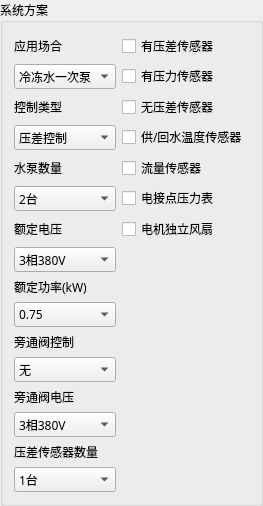
       <widget class="QGroupBox" name="groupBox_2">
        <property name="geometry">
         <rect>
          <x>10</x>
          <y>240</y>
          <width>251</width>
          <height>401</height>
         </rect>
        </property>
        <property name="font">
         <font>
          <family>微软雅黑</family>
         </font>
        </property>
        <property name="title">
         <string>系统方案</string>
        </property>
        <layout class="QGridLayout" name="gridLayout_2">
         <item row="10" column="0">
          <widget class="QLabel" name="label_9">
           <property name="sizePolicy">
            <sizepolicy hsizetype="Preferred" vsizetype="Preferred">
             <horstretch>0</horstretch>
             <verstretch>0</verstretch>
            </sizepolicy>
           </property>
           <property name="font">
            <font>
             <family>微软雅黑</family>
            </font>
           </property>
           <property name="text">
            <string>旁通阀控制</string>
           </property>
          </widget>
         </item>
         <item row="7" column="0">
          <widget class="QComboBox" name="comboBox_5">
           <property name="sizePolicy">
            <sizepolicy hsizetype="Preferred" vsizetype="Preferred">
             <horstretch>0</horstretch>
             <verstretch>0</verstretch>
            </sizepolicy>
           </property>
           <property name="font">
            <font>
             <family>微软雅黑</family>
            </font>
           </property>
           <item>
            <property name="text">
             <string>3相380V</string>
            </property>
           </item>
           <item>
            <property name="text">
             <string>单相220V</string>
            </property>
           </item>
           <item>
            <property name="text">
             <string>其它</string>
            </property>
           </item>
          </widget>
         </item>
         <item row="4" column="0">
          <widget class="QLabel" name="label_6">
           <property name="sizePolicy">
            <sizepolicy hsizetype="Preferred" vsizetype="Preferred">
             <horstretch>0</horstretch>
             <verstretch>0</verstretch>
            </sizepolicy>
           </property>
           <property name="font">
            <font>
             <family>微软雅黑</family>
            </font>
           </property>
           <property name="text">
            <string>水泵数量</string>
           </property>
          </widget>
         </item>
         <item row="8" column="0">
          <widget class="QLabel" name="label_8">
           <property name="sizePolicy">
            <sizepolicy hsizetype="Preferred" vsizetype="Preferred">
             <horstretch>0</horstretch>
             <verstretch>0</verstretch>
            </sizepolicy>
           </property>
           <property name="font">
            <font>
             <family>微软雅黑</family>
            </font>
           </property>
           <property name="text">
            <string>额定功率(kW)</string>
           </property>
          </widget>
         </item>
         <item row="3" column="1">
          <widget class="QCheckBox" name="checkBox_4">
           <property name="text">
            <string>供/回水温度传感器</string>
           </property>
          </widget>
         </item>
         <item row="0" column="0">
          <widget class="QLabel" name="label_4">
           <property name="sizePolicy">
            <sizepolicy hsizetype="Preferred" vsizetype="Preferred">
             <horstretch>0</horstretch>
             <verstretch>0</verstretch>
            </sizepolicy>
           </property>
           <property name="font">
            <font>
             <family>微软雅黑</family>
            </font>
           </property>
           <property name="text">
            <string>应用场合</string>
           </property>
          </widget>
         </item>
         <item row="6" column="1">
          <widget class="QCheckBox" name="checkBox_7">
           <property name="text">
            <string>电机独立风扇</string>
           </property>
          </widget>
         </item>
         <item row="15" column="0">
          <widget class="QComboBox" name="comboBox_9">
           <property name="sizePolicy">
            <sizepolicy hsizetype="Preferred" vsizetype="Preferred">
             <horstretch>0</horstretch>
             <verstretch>0</verstretch>
            </sizepolicy>
           </property>
           <property name="font">
            <font>
             <family>微软雅黑</family>
            </font>
           </property>
           <item>
            <property name="text">
             <string>1台</string>
            </property>
           </item>
           <item>
            <property name="text">
             <string>2台</string>
            </property>
           </item>
           <item>
            <property name="text">
             <string>3台</string>
            </property>
           </item>
           <item>
            <property name="text">
             <string>4台</string>
            </property>
           </item>
           <item>
            <property name="text">
             <string>无</string>
            </property>
           </item>
          </widget>
         </item>
         <item row="11" column="0">
          <widget class="QComboBox" name="comboBox_7">
           <property name="sizePolicy">
            <sizepolicy hsizetype="Preferred" vsizetype="Preferred">
             <horstretch>0</horstretch>
             <verstretch>0</verstretch>
            </sizepolicy>
           </property>
           <property name="font">
            <font>
             <family>微软雅黑</family>
            </font>
           </property>
           <item>
            <property name="text">
             <string>无</string>
            </property>
           </item>
           <item>
            <property name="text">
             <string>开关控制</string>
            </property>
           </item>
           <item>
            <property name="text">
             <string>4-20mA</string>
            </property>
           </item>
          </widget>
         </item>
         <item row="1" column="0">
          <widget class="QComboBox" name="comboBox_2">
           <property name="sizePolicy">
            <sizepolicy hsizetype="Preferred" vsizetype="Preferred">
             <horstretch>0</horstretch>
             <verstretch>0</verstretch>
            </sizepolicy>
           </property>
           <property name="font">
            <font>
             <family>微软雅黑</family>
            </font>
           </property>
           <item>
            <property name="text">
             <string>冷冻水一次泵</string>
            </property>
           </item>
           <item>
            <property name="text">
             <string>冷冻水二次泵</string>
            </property>
           </item>
           <item>
            <property name="text">
             <string>冷却水泵</string>
            </property>
           </item>
           <item>
            <property name="text">
             <string>热水循环泵</string>
            </property>
           </item>
          </widget>
         </item>
         <item row="6" column="0">
          <widget class="QLabel" name="label_7">
           <property name="sizePolicy">
            <sizepolicy hsizetype="Preferred" vsizetype="Preferred">
             <horstretch>0</horstretch>
             <verstretch>0</verstretch>
            </sizepolicy>
           </property>
           <property name="font">
            <font>
             <family>微软雅黑</family>
            </font>
           </property>
           <property name="text">
            <string>额定电压</string>
           </property>
          </widget>
         </item>
         <item row="2" column="0">
          <widget class="QLabel" name="label_5">
           <property name="sizePolicy">
            <sizepolicy hsizetype="Preferred" vsizetype="Preferred">
             <horstretch>0</horstretch>
             <verstretch>0</verstretch>
            </sizepolicy>
           </property>
           <property name="font">
            <font>
             <family>微软雅黑</family>
            </font>
           </property>
           <property name="text">
            <string>控制类型</string>
           </property>
          </widget>
         </item>
         <item row="4" column="1">
          <widget class="QCheckBox" name="checkBox_5">
           <property name="text">
            <string>流量传感器</string>
           </property>
          </widget>
         </item>
         <item row="1" column="1">
          <widget class="QCheckBox" name="checkBox_2">
           <property name="text">
            <string>有压力传感器</string>
           </property>
          </widget>
         </item>
         <item row="0" column="1">
          <widget class="QCheckBox" name="checkBox">
           <property name="text">
            <string>有压差传感器</string>
           </property>
          </widget>
         </item>
         <item row="9" column="0">
          <widget class="QComboBox" name="comboBox_6">
           <property name="sizePolicy">
            <sizepolicy hsizetype="Preferred" vsizetype="Preferred">
             <horstretch>0</horstretch>
             <verstretch>0</verstretch>
            </sizepolicy>
           </property>
           <property name="font">
            <font>
             <family>微软雅黑</family>
            </font>
           </property>
           <item>
            <property name="text">
             <string>0.75</string>
            </property>
           </item>
           <item>
            <property name="text">
             <string>1.1</string>
            </property>
           </item>
           <item>
            <property name="text">
             <string>1.5</string>
            </property>
           </item>
           <item>
            <property name="text">
             <string>2.2</string>
            </property>
           </item>
           <item>
            <property name="text">
             <string>3</string>
            </property>
           </item>
           <item>
            <property name="text">
             <string>3.7</string>
            </property>
           </item>
           <item>
            <property name="text">
             <string>4</string>
            </property>
           </item>
           <item>
            <property name="text">
             <string>5.5</string>
            </property>
           </item>
           <item>
            <property name="text">
             <string>7.5</string>
            </property>
           </item>
           <item>
            <property name="text">
             <string>11</string>
            </property>
           </item>
           <item>
            <property name="text">
             <string>15</string>
            </property>
           </item>
           <item>
            <property name="text">
             <string>18.5</string>
            </property>
           </item>
           <item>
            <property name="text">
             <string>22</string>
            </property>
           </item>
           <item>
            <property name="text">
             <string>30</string>
            </property>
           </item>
           <item>
            <property name="text">
             <string>37</string>
            </property>
           </item>
           <item>
            <property name="text">
             <string>45</string>
            </property>
           </item>
           <item>
            <property name="text">
             <string>55</string>
            </property>
           </item>
           <item>
            <property name="text">
             <string>75</string>
            </property>
           </item>
           <item>
            <property name="text">
             <string>90</string>
            </property>
           </item>
           <item>
            <property name="text">
             <string>110</string>
            </property>
           </item>
           <item>
            <property name="text">
             <string>132</string>
            </property>
           </item>
           <item>
            <property name="text">
             <string>160</string>
            </property>
           </item>
           <item>
            <property name="text">
             <string>185</string>
            </property>
           </item>
           <item>
            <property name="text">
             <string>200</string>
            </property>
           </item>
          </widget>
         </item>
         <item row="5" column="0">
          <widget class="QComboBox" name="comboBox_4">
           <property name="sizePolicy">
            <sizepolicy hsizetype="Preferred" vsizetype="Preferred">
             <horstretch>0</horstretch>
             <verstretch>0</verstretch>
            </sizepolicy>
           </property>
           <property name="font">
            <font>
             <family>微软雅黑</family>
            </font>
           </property>
           <item>
            <property name="text">
             <string>2台</string>
            </property>
           </item>
           <item>
            <property name="text">
             <string>1台</string>
            </property>
           </item>
           <item>
            <property name="text">
             <string>3台</string>
            </property>
           </item>
           <item>
            <property name="text">
             <string>4台</string>
            </property>
           </item>
           <item>
            <property name="text">
             <string>5台</string>
            </property>
           </item>
           <item>
            <property name="text">
             <string>6台</string>
            </property>
           </item>
          </widget>
         </item>
         <item row="13" column="0">
          <widget class="QComboBox" name="comboBox_8">
           <property name="sizePolicy">
            <sizepolicy hsizetype="Preferred" vsizetype="Preferred">
             <horstretch>0</horstretch>
             <verstretch>0</verstretch>
            </sizepolicy>
           </property>
           <property name="font">
            <font>
             <family>微软雅黑</family>
            </font>
           </property>
           <item>
            <property name="text">
             <string>3相380V</string>
            </property>
           </item>
           <item>
            <property name="text">
             <string>单相220V</string>
            </property>
           </item>
           <item>
            <property name="text">
             <string>其它</string>
            </property>
           </item>
           <item>
            <property name="text">
             <string>无</string>
            </property>
           </item>
          </widget>
         </item>
         <item row="14" column="0">
          <widget class="QLabel" name="label_11">
           <property name="sizePolicy">
            <sizepolicy hsizetype="Preferred" vsizetype="Preferred">
             <horstretch>0</horstretch>
             <verstretch>0</verstretch>
            </sizepolicy>
           </property>
           <property name="font">
            <font>
             <family>微软雅黑</family>
            </font>
           </property>
           <property name="text">
            <string>压差传感器数量</string>
           </property>
          </widget>
         </item>
         <item row="12" column="0">
          <widget class="QLabel" name="label_10">
           <property name="sizePolicy">
            <sizepolicy hsizetype="Preferred" vsizetype="Preferred">
             <horstretch>0</horstretch>
             <verstretch>0</verstretch>
            </sizepolicy>
           </property>
           <property name="font">
            <font>
             <family>微软雅黑</family>
            </font>
           </property>
           <property name="text">
            <string>旁通阀电压</string>
           </property>
          </widget>
         </item>
         <item row="5" column="1">
          <widget class="QCheckBox" name="checkBox_6">
           <property name="text">
            <string>电接点压力表</string>
           </property>
          </widget>
         </item>
         <item row="3" column="0">
          <widget class="QComboBox" name="comboBox_3">
           <property name="sizePolicy">
            <sizepolicy hsizetype="Preferred" vsizetype="Preferred">
             <horstretch>0</horstretch>
             <verstretch>0</verstretch>
            </sizepolicy>
           </property>
           <property name="font">
            <font>
             <family>微软雅黑</family>
            </font>
           </property>
           <item>
            <property name="text">
             <string>压差控制</string>
            </property>
           </item>
           <item>
            <property name="text">
             <string>温差控制</string>
            </property>
           </item>
           <item>
            <property name="text">
             <string>压力控制</string>
            </property>
           </item>
           <item>
            <property name="text">
             <string>无</string>
            </property>
           </item>
          </widget>
         </item>
         <item row="2" column="1">
          <widget class="QCheckBox" name="checkBox_3">
           <property name="text">
            <string>无压差传感器</string>
           </property>
          </widget>
         </item>
         <item row="16" column="0">
          <spacer name="verticalSpacer_8">
           <property name="orientation">
            <enum>Qt::Vertical</enum>
           </property>
           <property name="sizeHint" stdset="0">
            <size>
             <width>20</width>
             <height>40</height>
            </size>
           </property>
          </spacer>
         </item>
        </layout>
       </widget>
